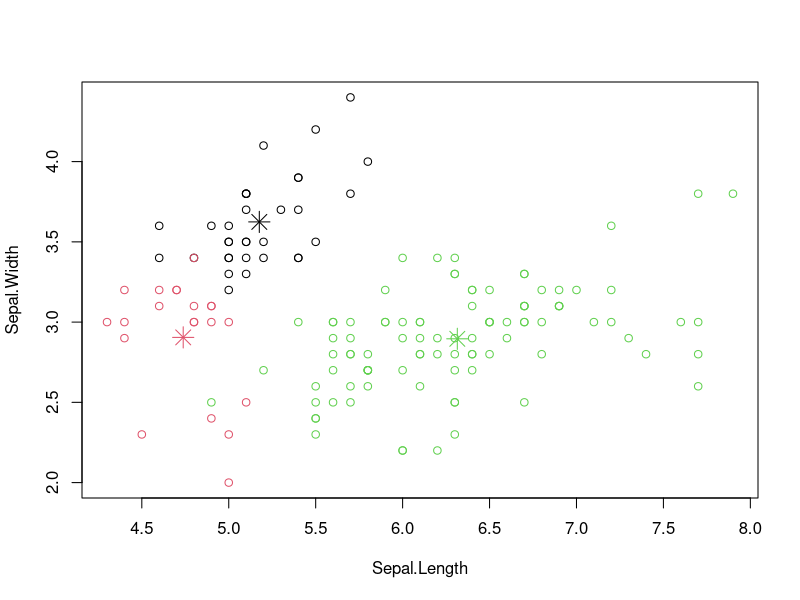

Recreate this plot in R.
iris2 <- iris
iris2$Species <- NULL
(kmeans.result <- kmeans(iris2, 3))

kmeans.result$cluster
kmeans.result$centers
table(iris$Species, kmeans.result$cluster)

plot(iris2[c("Sepal.Length", "Sepal.Width")], col = kmeans.result$cluster)
# plot cluster centers
points(kmeans.result$centers[,c("Sepal.Length", "Sepal.Width")], col = 1:3, pch = 8, cex=2)
